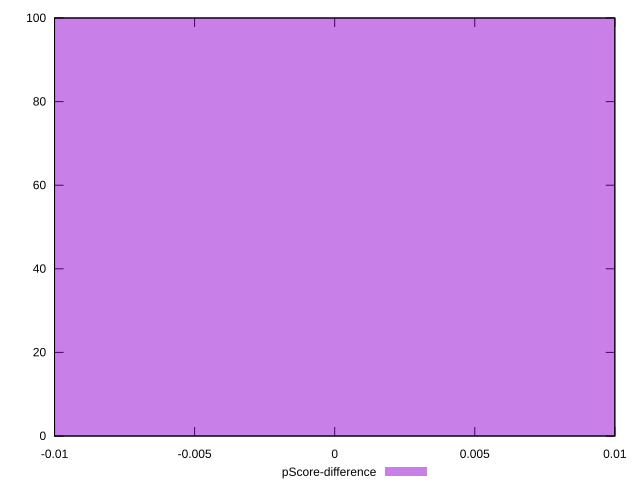

Write gnuplot code to recreate this figure.
reset

$pScoreDifference <<EOF
0 100
EOF

set key outside below
set boxwidth 0.1
set xrange [-0.01:0.01]
set yrange [0:100]
set trange [0:100]
set style fill transparent solid 0.5 noborder
set terminal svg size 640, 490 enhanced background rgb 'white'
set output "report/report_00029_2021-02-24T13-36-40.390Z/uses-optimized-images/samples/agenda/pScore-difference/histogram.svg"

plot $pScoreDifference title "pScore-difference" with boxes

reset
